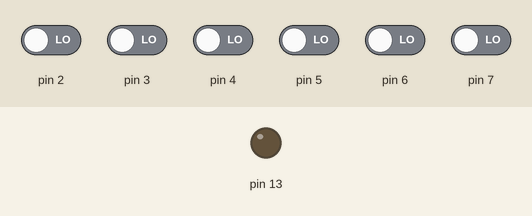
Recording of a sketch running on a simulated Arduino Uno, built with avr-gcc and run on an emulated ATmega328P. Parts: output pins drawn as LEDs (lit = HIGH). The test bench sets the inputs (shaded band); at power-on: pin 2–7 LOW.

Above: at 1.2 s.
1.3 s: pin 3 driven HIGH
At 2.1 s:
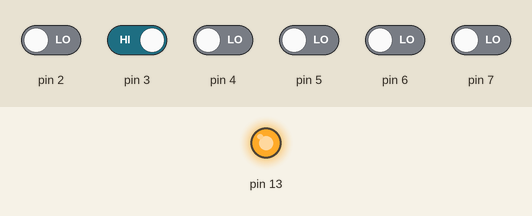
2.8 s: pin 3 driven LOW
At 3.3 s:
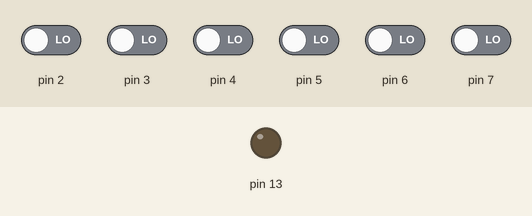
Timing chart, 0 to 5.8 s (numbered marks = the images above; inputs shaded):
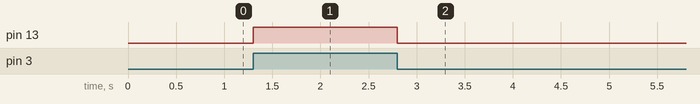

Measured:
- after the input at 1.3 s, pin 13: LOW → HIGH at once
- after the input at 2.8 s, pin 13: HIGH → LOW at once

The sketch:

arduino_register.ino
```cpp
void setup()
{
  Serial.begin(9600);

//  pinMode(13, OUTPUT);
  DDRB |= (0x01 << 5);

  // PD3 : Input Mode (Button)
  DDRD &= ~(0x01 << 3);

//  attachInterrupt(1, myISR, CHANGE);

  DDRD &= ~(0x01 << 3); // PORTD.3 : Input Mode
  EICRA = 0x04;  // EXTI 1
  EIMSK = 0x02;

}

void loop()
{
//
//  unsigned char in_value = PIND;
//
//  if (in_value & (0x01 << 3))
//  {
//    PORTB |= 0x01 << 5);
//  }
//  else
//  {
//    PORT &= ~(0x01 << 5);
//  }

// ====================================
//  int invalue = digitalRead(3);
//
//  if (invalue == 1)
//  {
//    PORTB |= (0x01 << 5);
//  }
//  else
//  {
//    PORTB &= ~(0x01 << 5);
//  }
//
//  delay(10);
// ====================================


//  unsigned char in_value = PIND;
//  if (in_value & (0x01 << 3)){
//
//  }
//
////  digitalWrite(13, HIGH);
//  PORTB |= (0x01 << 5);
//  delay(1000);
////  digitalWrite(13, LOW);
//  PORTB &= ~(0x01 << 5);
//  delay(1000);

//
//  int invalue = digitalRead(3);
//
//  if (invalue == 1)
//  {
//    PORTB |= (0x01 << 5);
//  }
//  else
//  {
//    PORTB &= ~(0x01 << 5);
//  }
//  delay(10);
//


  int invalue = digital_read(3);

  if (invalue == 1)
  {
    PORTB |= (0x01 << 5);
  }
  else
  {
    PORTB &= ~(0x01 << 5);
  }
  delay(10);
}


int digital_read(int pin_num)
{
  int pin_value = 0;
  unsigned char in_value = 0;

 if (pin_num <= 7)
 {
  DDRD &= ~(0x01 << pin_num);

  in_value = PIND;
  if (in_value & (0x01 << pin_num))
  {
    pin_value = 1;
  }
  else
  {
    pin_value = 0;
  }
 }
 else if (pin_num >= 8 && pin_num <= 13)
 {
  DDRB &= ~(0x01 << pin_num - 8);

  in_value = PINB;
  if (in_value & (0x01 << pin_num - 8))
  {
    pin_value = 1;
  }
  else
  {
    pin_value = 0;
  }
 }
 return pin_value;
}


//void myISR()
//{
//  int in_value = digitalRead(3);
//
//  if (in_value == 1)
//  {
//    PORTB |= (0x01 << 5);
//  }
//  else
//  {
//    PORTB &= ~(0x01 << 5);
//  }
//}

// ----------------------------------------

SIGNAL(INT1_vect)
{
  int in_value = digitalRead(3);

  if (in_value == 1)
  {
    PORTB |= (0x01 << 5);
  }
  else
  {
    PORTB &= ~(0x01 << 5);
  }
}
```
